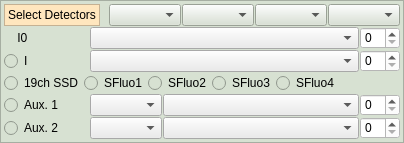
           <widget class="QFrame" name="frame_6">
            <property name="sizePolicy">
             <sizepolicy hsizetype="Maximum" vsizetype="Maximum">
              <horstretch>0</horstretch>
              <verstretch>0</verstretch>
             </sizepolicy>
            </property>
            <property name="maximumSize">
             <size>
              <width>100000</width>
              <height>100000</height>
             </size>
            </property>
            <property name="styleSheet">
             <string notr="true">background-color: rgb(215, 225, 210);</string>
            </property>
            <property name="frameShape">
             <enum>QFrame::StyledPanel</enum>
            </property>
            <property name="frameShadow">
             <enum>QFrame::Raised</enum>
            </property>
            <layout class="QGridLayout" name="gridLayout_30">
             <property name="leftMargin">
              <number>3</number>
             </property>
             <property name="topMargin">
              <number>3</number>
             </property>
             <property name="rightMargin">
              <number>3</number>
             </property>
             <property name="bottomMargin">
              <number>3</number>
             </property>
             <property name="spacing">
              <number>1</number>
             </property>
             <item row="1" column="0">
              <widget class="QLabel" name="label_92">
               <property name="text">
                <string>    I0</string>
               </property>
               <property name="alignment">
                <set>Qt::AlignLeading|Qt::AlignLeft|Qt::AlignVCenter</set>
               </property>
              </widget>
             </item>
             <item row="0" column="0" colspan="6">
              <layout class="QHBoxLayout" name="horizontalLayout_21">
               <item>
                <widget class="QLabel" name="label_111">
                 <property name="sizePolicy">
                  <sizepolicy hsizetype="Maximum" vsizetype="Preferred">
                   <horstretch>0</horstretch>
                   <verstretch>0</verstretch>
                  </sizepolicy>
                 </property>
                 <property name="styleSheet">
                  <string notr="true">background-color: rgb(255, 230,190);</string>
                 </property>
                 <property name="frameShape">
                  <enum>QFrame::StyledPanel</enum>
                 </property>
                 <property name="frameShadow">
                  <enum>QFrame::Raised</enum>
                 </property>
                 <property name="text">
                  <string>Select Detectors</string>
                 </property>
                </widget>
               </item>
               <item>
                <widget class="QLabel" name="label_112">
                 <property name="sizePolicy">
                  <sizepolicy hsizetype="Maximum" vsizetype="Preferred">
                   <horstretch>0</horstretch>
                   <verstretch>0</verstretch>
                  </sizepolicy>
                 </property>
                 <property name="text">
                  <string/>
                 </property>
                </widget>
               </item>
               <item>
                <widget class="QComboBox" name="I0ChSelect">
                 <property name="toolTip">
                  <string>&lt;html&gt;&lt;head/&gt;&lt;body&gt;&lt;p&gt;Select an ion-chamber for I0.   The recommended gas is displayed in the following field.&lt;/p&gt;&lt;/body&gt;&lt;/html&gt;</string>
                 </property>
                </widget>
               </item>
               <item>
                <widget class="QComboBox" name="I0Recommend">
                 <property name="toolTip">
                  <string>&lt;html&gt;&lt;head/&gt;&lt;body&gt;
&lt;p&gt;Recommended gas for I0 chamber.&lt;/p&gt;
&lt;p&gt;To use the recommended gas, you need to exchange it manually.&lt;/p&gt;
&lt;p&gt;Gas. No.  and Name: Transmittance of 1st order X-ray (Transmittance of 3rd order X-ray: Ratio of Sesitivities 3rd/1st)
&lt;/body&gt;&lt;/html&gt;</string>
                 </property>
                </widget>
               </item>
               <item>
                <widget class="QComboBox" name="I1ChSelect">
                 <property name="toolTip">
                  <string>&lt;html&gt;&lt;head/&gt;&lt;body&gt;&lt;p&gt;Select an ion-chamber for I1.   The recommended gas is displayed in the following field.&lt;/p&gt;&lt;/body&gt;&lt;/html&gt;</string>
                 </property>
                </widget>
               </item>
               <item>
                <widget class="QComboBox" name="I1Recommend">
                 <property name="toolTip">
                  <string>&lt;html&gt;&lt;head/&gt;&lt;body&gt;
&lt;p&gt;Recommended gas for I1 chamber.&lt;/p&gt;
&lt;p&gt;To use the recommended gas, you need to exchange it manually.&lt;/p&gt;
&lt;p&gt;Gas. No.  and Name: Transmittance of 1st order X-ray (Transmittance of 3rd order X-ray: Ratio of Sesitivities 3rd/1st)
&lt;/body&gt;&lt;/html&gt;</string>
                 </property>
                </widget>
               </item>
              </layout>
             </item>
             <item row="7" column="1">
              <widget class="QComboBox" name="ModeA2">
               <property name="sizePolicy">
                <sizepolicy hsizetype="Preferred" vsizetype="Preferred">
                 <horstretch>0</horstretch>
                 <verstretch>0</verstretch>
                </sizepolicy>
               </property>
               <property name="maximumSize">
                <size>
                 <width>90</width>
                 <height>16777215</height>
                </size>
               </property>
               <property name="styleSheet">
                <string notr="true">background-color: rgb(235, 235, 235);</string>
               </property>
              </widget>
             </item>
             <item row="2" column="0">
              <widget class="QRadioButton" name="UseI1">
               <property name="sizePolicy">
                <sizepolicy hsizetype="Minimum" vsizetype="Preferred">
                 <horstretch>0</horstretch>
                 <verstretch>0</verstretch>
                </sizepolicy>
               </property>
               <property name="text">
                <string>I                 </string>
               </property>
               <property name="autoExclusive">
                <bool>false</bool>
               </property>
              </widget>
             </item>
             <item row="5" column="0">
              <widget class="QRadioButton" name="UseAux1">
               <property name="sizePolicy">
                <sizepolicy hsizetype="Minimum" vsizetype="Preferred">
                 <horstretch>0</horstretch>
                 <verstretch>0</verstretch>
                </sizepolicy>
               </property>
               <property name="text">
                <string>Aux. 1</string>
               </property>
               <property name="autoExclusive">
                <bool>false</bool>
               </property>
              </widget>
             </item>
             <item row="7" column="0">
              <widget class="QRadioButton" name="UseAux2">
               <property name="sizePolicy">
                <sizepolicy hsizetype="Minimum" vsizetype="Preferred">
                 <horstretch>0</horstretch>
                 <verstretch>0</verstretch>
                </sizepolicy>
               </property>
               <property name="text">
                <string>Aux. 2</string>
               </property>
               <property name="autoExclusive">
                <bool>false</bool>
               </property>
              </widget>
             </item>
             <item row="5" column="1">
              <widget class="QComboBox" name="ModeA1">
               <property name="sizePolicy">
                <sizepolicy hsizetype="Preferred" vsizetype="Preferred">
                 <horstretch>0</horstretch>
                 <verstretch>0</verstretch>
                </sizepolicy>
               </property>
               <property name="maximumSize">
                <size>
                 <width>90</width>
                 <height>16777215</height>
                </size>
               </property>
               <property name="styleSheet">
                <string notr="true">background-color: rgb(235, 235, 235);</string>
               </property>
              </widget>
             </item>
             <item row="5" column="5">
              <widget class="QSpinBox" name="A1Range">
               <property name="maximumSize">
                <size>
                 <width>40</width>
                 <height>16777215</height>
                </size>
               </property>
               <property name="toolTip">
                <string>Range of the device selected to measure A1.</string>
               </property>
               <property name="styleSheet">
                <string notr="true">background-color: rgb(255, 255, 255);</string>
               </property>
              </widget>
             </item>
             <item row="5" column="2" colspan="3">
              <widget class="QComboBox" name="SelectAux1">
               <property name="sizePolicy">
                <sizepolicy hsizetype="Preferred" vsizetype="Preferred">
                 <horstretch>0</horstretch>
                 <verstretch>0</verstretch>
                </sizepolicy>
               </property>
               <property name="styleSheet">
                <string notr="true">background-color: rgb(235, 235, 235);</string>
               </property>
              </widget>
             </item>
             <item row="2" column="1" colspan="4">
              <widget class="QComboBox" name="SelectI1">
               <property name="sizePolicy">
                <sizepolicy hsizetype="Preferred" vsizetype="Preferred">
                 <horstretch>0</horstretch>
                 <verstretch>0</verstretch>
                </sizepolicy>
               </property>
               <property name="styleSheet">
                <string notr="true">background-color: rgb(235, 235, 235);</string>
               </property>
              </widget>
             </item>
             <item row="1" column="1" colspan="4">
              <widget class="QComboBox" name="SelectI0">
               <property name="sizePolicy">
                <sizepolicy hsizetype="Preferred" vsizetype="Preferred">
                 <horstretch>0</horstretch>
                 <verstretch>0</verstretch>
                </sizepolicy>
               </property>
               <property name="styleSheet">
                <string notr="true">background-color: rgb(235, 235, 235);</string>
               </property>
              </widget>
             </item>
             <item row="1" column="5">
              <widget class="QSpinBox" name="I0Range">
               <property name="minimumSize">
                <size>
                 <width>0</width>
                 <height>0</height>
                </size>
               </property>
               <property name="maximumSize">
                <size>
                 <width>40</width>
                 <height>16777215</height>
                </size>
               </property>
               <property name="toolTip">
                <string>Range of the device selected to measure I0.</string>
               </property>
               <property name="styleSheet">
                <string notr="true">background-color: rgb(255, 255, 255);</string>
               </property>
              </widget>
             </item>
             <item row="2" column="5">
              <widget class="QSpinBox" name="I1Range">
               <property name="maximumSize">
                <size>
                 <width>40</width>
                 <height>16777215</height>
                </size>
               </property>
               <property name="toolTip">
                <string>Range of the device selected to measure I1.</string>
               </property>
               <property name="styleSheet">
                <string notr="true">background-color: rgb(255, 255, 255);</string>
               </property>
              </widget>
             </item>
             <item row="7" column="2" colspan="3">
              <widget class="QComboBox" name="SelectAux2">
               <property name="sizePolicy">
                <sizepolicy hsizetype="Preferred" vsizetype="Preferred">
                 <horstretch>0</horstretch>
                 <verstretch>0</verstretch>
                </sizepolicy>
               </property>
               <property name="styleSheet">
                <string notr="true">background-color: rgb(235, 235, 235);</string>
               </property>
              </widget>
             </item>
             <item row="7" column="5">
              <widget class="QSpinBox" name="A2Range">
               <property name="maximumSize">
                <size>
                 <width>40</width>
                 <height>16777215</height>
                </size>
               </property>
               <property name="toolTip">
                <string>Range of the device selected to measure A2.</string>
               </property>
               <property name="styleSheet">
                <string notr="true">background-color: rgb(255, 255, 255);</string>
               </property>
              </widget>
             </item>
             <item row="4" column="0" colspan="6">
              <layout class="QHBoxLayout" name="horizontalLayout_12">
               <item>
                <widget class="QRadioButton" name="UseSFluo0">
                 <property name="sizePolicy">
                  <sizepolicy hsizetype="Minimum" vsizetype="Preferred">
                   <horstretch>0</horstretch>
                   <verstretch>0</verstretch>
                  </sizepolicy>
                 </property>
                 <property name="maximumSize">
                  <size>
                   <width>80</width>
                   <height>16777215</height>
                  </size>
                 </property>
                 <property name="text">
                  <string>19ch SSD</string>
                 </property>
                 <property name="autoExclusive">
                  <bool>false</bool>
                 </property>
                </widget>
               </item>
               <item>
                <widget class="QRadioButton" name="UseSFluo1">
                 <property name="text">
                  <string>SFluo1</string>
                 </property>
                 <property name="autoExclusive">
                  <bool>false</bool>
                 </property>
                </widget>
               </item>
               <item>
                <widget class="QRadioButton" name="UseSFluo2">
                 <property name="text">
                  <string>SFluo2</string>
                 </property>
                 <property name="autoExclusive">
                  <bool>false</bool>
                 </property>
                </widget>
               </item>
               <item>
                <widget class="QRadioButton" name="UseSFluo3">
                 <property name="text">
                  <string>SFluo3</string>
                 </property>
                 <property name="autoExclusive">
                  <bool>false</bool>
                 </property>
                </widget>
               </item>
               <item>
                <widget class="QRadioButton" name="UseSFluo4">
                 <property name="text">
                  <string>SFluo4</string>
                 </property>
                 <property name="autoExclusive">
                  <bool>false</bool>
                 </property>
                </widget>
               </item>
               <item>
                <spacer name="horizontalSpacer_3">
                 <property name="orientation">
                  <enum>Qt::Horizontal</enum>
                 </property>
                 <property name="sizeHint" stdset="0">
                  <size>
                   <width>40</width>
                   <height>20</height>
                  </size>
                 </property>
                </spacer>
               </item>
              </layout>
             </item>
            </layout>
           </widget>
